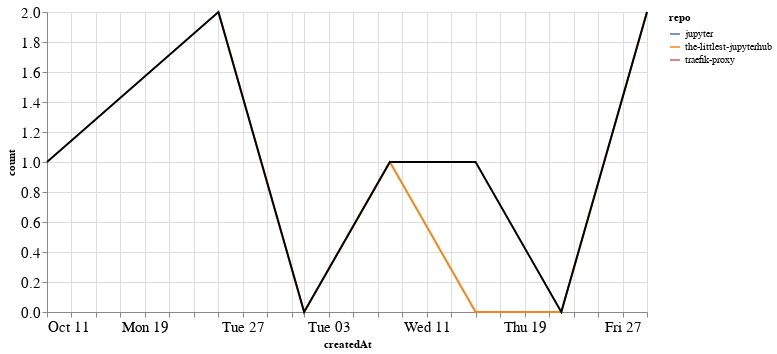

Notebook cell for this chart:
### Markdown cell above
## PRs

### Code cell
prs_time = prs.groupby('repo').resample('W', on='createdAt').count()['author'].reset_index()
prs_time = prs_time.rename(columns={'author': 'count'})
prs_time_total = prs_time.groupby('createdAt').agg({"count": "sum"}).reset_index()

ch1 = alt.Chart(prs_time, width=600).mark_line().encode(
    x='createdAt',
    y='count',
    color='repo',
    tooltip="repo"
)

ch2 = alt.Chart(prs_time_total, width=600).mark_line(color="black").encode(
    x='createdAt',
    y='count',
)

ch1 + ch2

### Figure 1 — Vega-Lite specification as saved in the notebook (floating-point values rounded to 4 significant figures)
{"config": {"axisLeft": {"labelFontSize": 15}, "axisBottom": {"labelFontSize": 15}}, "layer": [{"data": {"name": "data-e1e277e3a9bd13b6afc542b9c0bc268b"}, "mark": "line", "encoding": {"color": {"type": "nominal", "field": "repo"}, "tooltip": {"type": "nominal", "field": "repo"}, "x": {"type": "temporal", "field": "createdAt"}, "y": {"type": "quantitative", "field": "count"}}, "width": 600}, {"data": {"name": "data-c5881ceafbdb690db34b0b595c1dfd1c"}, "mark": {"type": "line", "color": "black"}, "encoding": {"x": {"type": "temporal", "field": "createdAt"}, "y": {"type": "quantitative", "field": "count"}}, "width": 600}], "$schema": "https://vega.github.io/schema/vega-lite/v4.8.1.json", "datasets": {"data-e1e277e3a9bd13b6afc542b9c0bc268b": [{"repo": "jupyter", "createdAt": "2020-10-11T00:00:00", "count": 1}, {"repo": "the-littlest-jupyterhub", "createdAt": "2020-10-25T00:00:00", "count": 2}, {"repo": "the-littlest-jupyterhub", "createdAt": "2020-11-01T00:00:00", "count": 0}, {"repo": "the-littlest-jupyterhub", "createdAt": "2020-11-08T00:00:00", "count": 1}, {"repo": "the-littlest-jupyterhub", "createdAt": "2020-11-15T00:00:00", "count": 0}, {"repo": "the-littlest-jupyterhub", "createdAt": "2020-11-22T00:00:00", "count": 0}, {"repo": "the-littlest-jupyterhub", "createdAt": "2020-11-29T00:00:00", "count": 2}, {"repo": "traefik-proxy", "createdAt": "2020-11-15T00:00:00", "count": 1}], "data-c5881ceafbdb690db34b0b595c1dfd1c": [{"createdAt": "2020-10-11T00:00:00", "count": 1}, {"createdAt": "2020-10-25T00:00:00", "count": 2}, {"createdAt": "2020-11-01T00:00:00", "count": 0}, {"createdAt": "2020-11-08T00:00:00", "count": 1}, {"createdAt": "2020-11-15T00:00:00", "count": 1}, {"createdAt": "2020-11-22T00:00:00", "count": 0}, {"createdAt": "2020-11-29T00:00:00", "count": 2}]}}
